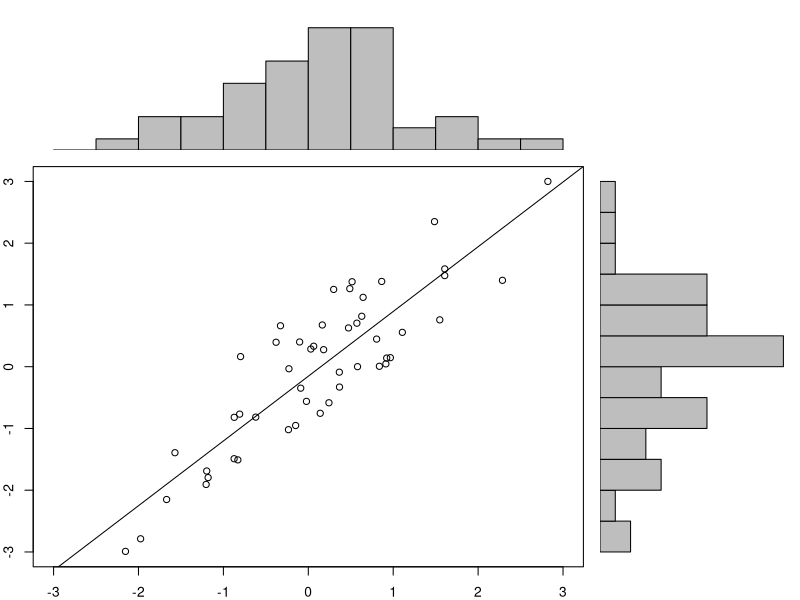

Reproduce this figure in R.
x = pmin(3, pmax(-3, stats::rnorm(50)))
y = pmin(3, pmax(-3, x+runif(50,-1,1)))
xhist = hist(x, breaks=seq(-3,3,0.5), plot=FALSE)
yhist = hist(y, breaks=seq(-3,3,0.5), plot=FALSE)
top = max(c(xhist$counts, yhist$counts))
layout(matrix(c(2,0,1,3),2,2,byrow=TRUE), c(3,1), c(1,3))
par(mar=c(2,2,1,1))
plot(x, y, xlim=c(-3,3), ylim=c(-3,3), ann=FALSE)
abline(lm(y~x))
par(mar=c(0,2,1,1))
barplot(xhist$counts, axes=FALSE, ylim=c(0, top), space=0)
par(mar=c(2,0,1,1))
barplot(yhist$counts, axes=FALSE, xlim=c(0, top), space=0, horiz=TRUE)
